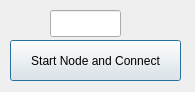
<?xml version="1.0" encoding="UTF-8"?>
<ui version="4.0">
 <class>select_node</class>
 <widget class="QDialog" name="select_node">
  <property name="geometry">
   <rect>
    <x>0</x>
    <y>0</y>
    <width>195</width>
    <height>92</height>
   </rect>
  </property>
  <property name="windowTitle">
   <string>Dialog</string>
  </property>
  <widget class="QLineEdit" name="le_node_id">
   <property name="geometry">
    <rect>
     <x>50</x>
     <y>10</y>
     <width>71</width>
     <height>27</height>
    </rect>
   </property>
  </widget>
  <widget class="QPushButton" name="btn_connect">
   <property name="geometry">
    <rect>
     <x>10</x>
     <y>40</y>
     <width>171</width>
     <height>41</height>
    </rect>
   </property>
   <property name="text">
    <string>Start Node and Connect</string>
   </property>
  </widget>
 </widget>
 <resources/>
 <connections/>
</ui>
